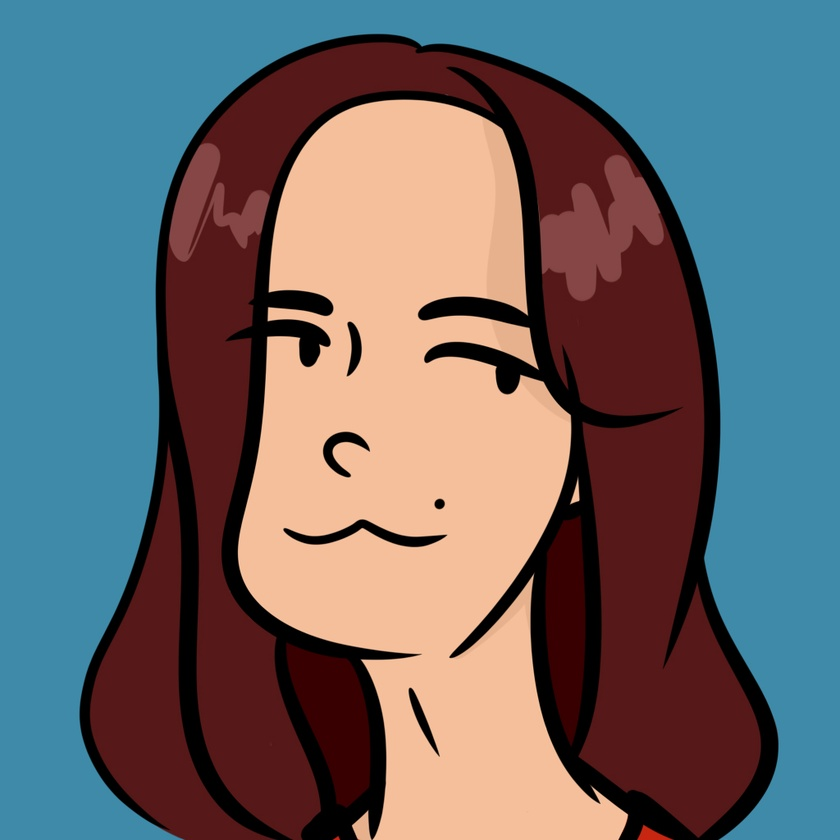
#> input picture L2. Get Colors/1.jpg, 840 x 840 px, shrunk from 1024 x 1024 before the run
$ python l2_imkhasina.py
#> lines starting #> are read from the running program, lines starting #| are printed output that depends on the picture
# -*- coding: utf-8 -*-
"""l2_imkhasina.ipynb

Automatically generated by Colaboratory.

Original file is located at
    https://colab.research.google.com/drive/1Nibc5_ADkuafVx8AsXGXtS8UYFPrRPRB
"""

# Commented out IPython magic to ensure Python compatibility.
import numpy as np
from PIL import Image
import itertools
import matplotlib.pyplot as plt
# %matplotlib inline

def palette(img):

    arr = np.asarray(img)
    palette, index = np.unique(asvoid(arr).ravel(), return_inverse=True)
    palette = palette.view(arr.dtype).reshape(-1, arr.shape[-1])
    count = np.bincount(index)
    order = np.argsort(count)
    return palette[order[::-1]]

def asvoid(arr):
    arr = np.ascontiguousarray(arr)
    return arr.view(np.dtype((np.void, arr.dtype.itemsize * arr.shape[-1])))

FILENAME="1.jpg"
img = Image.open(FILENAME, 'r').convert('RGB')
#> img is the input picture: PIL image 840x840 RGB; mean R, G, B 105.3, 104.3, 107.7
#Три самых используемых цвета в изображении
print(palette(img)[:3])
#> in palette, `count = np.bincount(index)`: count = 10850 values, max 247938 at index 4191, min 1 at index 16, mean 65.03
#> in palette, `order = np.argsort(count)`: order = 10850 values, max 10849 at index 2029, min 0 at index 10846, mean 5424.5
#| [[ 63 138 169]
#|  [245 191 155]
#|  [ 86  24  25]]
#Для вывода палитры
(f,s,t)=palette(img)[:3]
#> f = [63, 138, 169]; s = [245, 191, 155]; t = [86, 24, 25]
f.tolist
s.tolist
t.tolist
palette=[f,s,t]
#> palette = [[63, 138, 169], [245, 191, 155], [86, 24, 25]]
palette = np.array(palette)[np.newaxis, :, :]
plt.imshow(palette);
plt.axis('off');
plt.show();
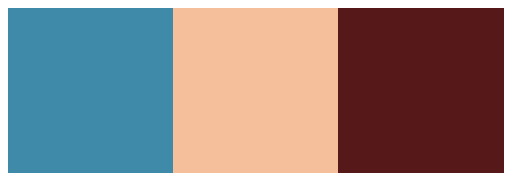
#> figure drawn by matplotlib, 1 panel

# Commented out IPython magic to ensure Python compatibility.
import numpy as np
from PIL import Image
import itertools
import matplotlib.pyplot as plt
# %matplotlib inline
from collections import defaultdict

img = Image.open('1.jpg')
colors = img.convert('RGB').getcolors()
#> colors = None
by_color = defaultdict(int)
for pixel in img.getdata():
  by_color[pixel] += 1
#> after the loop, by_color = 10850 items
out = (dict(itertools.islice(by_color.items(), 3)))
#> out = {(63, 138, 169): 247938, (64, 137, 169): 1158, (63, 138, 170): 1167}
f,s,t=(out)
#> f = (63, 138, 169); s = (64, 137, 169); t = (63, 138, 170)
print(f, s, t)
#| (63, 138, 169) (64, 137, 169) (63, 138, 170)
palette=[f,s,t]
#> palette = [(63, 138, 169), (64, 137, 169), (63, 138, 170)]
palette = np.array(palette)[np.newaxis, :, :]
#> palette = [[63, 138, 169], [64, 137, 169], [63, 138, 170]]
plt.imshow(palette);
plt.axis('off');
plt.show();
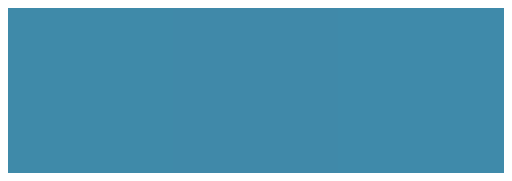
#> figure drawn by matplotlib, 1 panel
